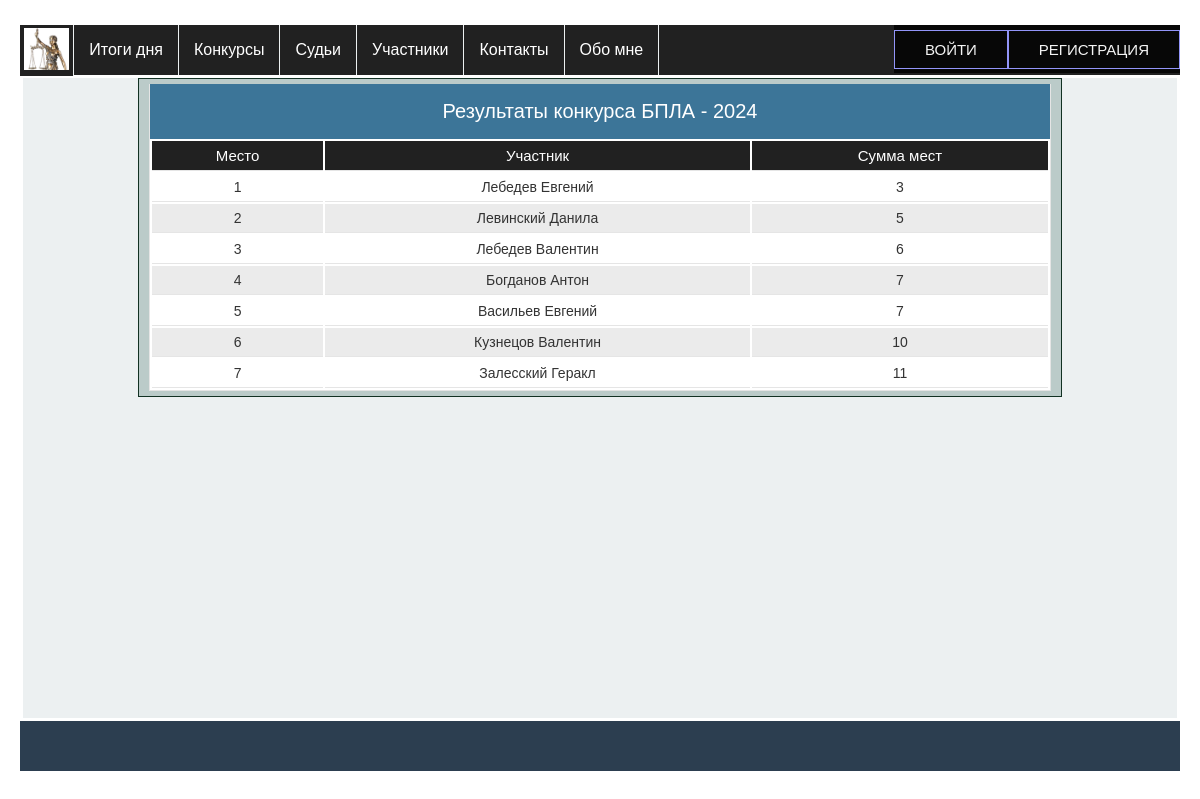
Screenshot of /competitions/competition_result/ with the database file from the repository.
### app_for_competitions/models.py (models this page shows)
class Competition(models.Model):
    class Meta:
        db_table = 'competitions'
        verbose_name = _('Конкурс')  # наименование в админке в единственном числе
        verbose_name_plural = _('Конкурсы')  # наименование в админке во множественном числе
    name = models.CharField(_('Сокращенное название'), max_length=50, unique=True)
    fullname = models.CharField(_('Полное наименование конкурса'), max_length=200,
                                default=None)
    date = models.DateField(_('Дата проведения'),
                            help_text="Дата начала")
    active = models.BooleanField(_('Активен'), default=True)
    def __str__(self):
        return self.name

### app_for_judges/models.py (models this page shows, shortened)
class CompetitionResult(models.Model):
    class Meta:
        db_table = 'competition_results'
        verbose_name = _('Результат конкурса')
        verbose_name_plural = _('Результаты конкурсов')
    participant = models.ForeignKey(Participant, on_delete=models.CASCADE, verbose_name=_('Участник'))
    final_place = models.IntegerField(verbose_name=_('Сумма мест'))

class Participant(models.Model):
    objects = None
    class Meta:
        db_table = 'participants'
        verbose_name = _('Участник')
        verbose_name_plural = _('Участники')
    team = models.ForeignKey('ParticipantsTeam', on_delete=models.SET_NULL, null=True, blank=True,
                             verbose_name=_('Команда'))
    name = models.CharField(_('Имя'), max_length=25)
    last_name = models.CharField(_('Фамилия'), max_length=25)
    organization = models.CharField(_('Образовательное учреждение'), max_length=100,
                                    default='ФГКОУ "Оренбургское ПКУ"')
    birthday = models.DateField(_('Дата рождения'))
    competition = models.ForeignKey(Competition, on_delete=models.SET_NULL, null=True, blank=True,
                                    verbose_name=_('Соревнования'))
    def __str__(self):
        return f"{self.last_name} {self.name}"

### app_for_competitions/views.py (the view)
# urls.py: path('competition_result/', competition_result, name='competition_result'),
def competition_result(request):
    context = {'title': "Результаты конкурса"}
    competition = Competition.objects.filter(active=True).first()
    context['competition'] = competition
    context['table_title'] = RESULT_COMPETITION_TABLE_TITLE
    competition_results = CompetitionResult.objects.all().order_by('final_place')
    context['competition_results'] = competition_results
    return render(request, 'app_for_competitions/competition_result.html', context)

### app_for_competitions/templates/app_for_competitions/competition_result.html (shortened to what this page needs)
{% extends 'base.html' %}
{% load static %}
{% block content %}
<div class="row">
    {% if not competition %}
        <div class="table-caption">Нет активного конкурса</div>
    {% else %}
    <div class="table-caption">{{ title }} {{ competition }}</div>
    <table id="table">
        <thead>
        <tr>
            {% for value in table_title %}
            <th>{{ value }}</th>
            {% endfor %}
        </tr>
        </thead>
        <tbody>
        {% for result in competition_results %}
        <tr>
            <td>{{ forloop.counter }}</td>
            <td>{{ result.participant }}</td>
            <td>{{ result.final_place }}</td>
        </tr>
        {% endfor %}
        </tbody>
    </table>
    {% endif %}
</div>
{%  endblock %}

### static/css/stylesheet.css (style rules this page uses)
* { box-sizing: border-box; }
.row { overflow: hidden; max-width: 80%; min-height: 2px; background-color: #bbcbc9; margin: 0 auto; border: 1px solid #123123; padding: 5px 10px; }
* { -moz-box-sizing: border-box; -webkit-box-sizing: border-box; box-sizing: border-box; }
html { color: #333333; font-size: 62.5%; }
body { font: normal 16px Tahoma, Geneva, Helvetica, sans-serif; margin: 0 auto; padding: 0; min-width: 1000px; }
@media only all and (min-width: 760px) { body { padding-left: 20px; padding-right: 20px; padding-right: 2rem; padding-left: 2rem; } }
table { display: block; margin: 0; border: none; background: #fff; font-size: 14px; font-size: 1.4rem; }
@media only all and (min-width: 760px) { table { display: table; width: 100%; border: 1px solid #e5e5e5; border-top: none; } }
tbody { display: block; }
@media only all and (min-width: 760px) { tbody { display: table-row-group; } }
.table-caption { display: block; width: 100%; background: #3c7598; color: #fff; font-size: 20px; font-size: 2rem; text-align: center; height: 44px; line-height: 44px; border: none; border-bottom: 2px solid #999; }
@media only all and (min-width: 760px) { .table-caption { border: 1px solid #e5e5e5; border-top: none; border-bottom: none; height: 55px; line-height: 55px; } }
tr { position: relative; display: block; border-bottom: 1px solid #ccc; padding: 8px; padding: 0.8rem; }
tr:nth-child(even) { background: #ebebeb; }
@media only all and (min-width: 760px) { tr { display: table-row; } }
thead tr { display: none; }
@media only all and (min-width: 760px) { thead { background: #212121; color: #fff; } }
@media only all and (min-width: 760px) { thead tr { display: table-row; } }
@media only all and (min-width: 760px) { thead tr th { font-weight: normal; font-size: 15px; font-size: 1.5rem; } }
td { display: block; border: none; position: relative; text-align: left; }
@media only all and (min-width: 760px) { td, th { display: table-cell; padding: 6px; padding: 0.6rem; border-bottom: 1px solid #e5e5e5; text-align: center; } }
td:before { content: attr(data-label); display: inline-block; width: 15%; background: #999; border-radius: 6px; height: 20px; margin: 0px 10px 0px 0px; margin: 0rem 1rem 0rem 0rem; padding: 0px 5px; padding: 0rem 0.5rem; font-size: 10px; font-size: 1rem; line-height: 20px; text-align: center; color: #fff; overflow: hidden; }
@media only all and (min-width: 560px) { td:before { width: 12%; font-size: 12px; font-size: 1.2rem; } }
@media only all and (min-width: 760px) { td:before { content: ""; display: none; } }

### rows the page displays
Competition: name "БПЛА - 2024"
CompetitionResult: participant "Лебедев Евгений", final_place "3"
CompetitionResult: participant "Левинский Данила", final_place "5"
CompetitionResult: participant "Лебедев Валентин", final_place "6"
CompetitionResult: participant "Богданов Антон", final_place "7"
CompetitionResult: participant "Васильев Евгений", final_place "7"
CompetitionResult: participant "Кузнецов Валентин", final_place "10"
CompetitionResult: participant "Залесский Геракл", final_place "11"

### other values shown
{{ title }} "Результаты конкурса"
{{ value }} "Место" "Участник" "Сумма мест"
